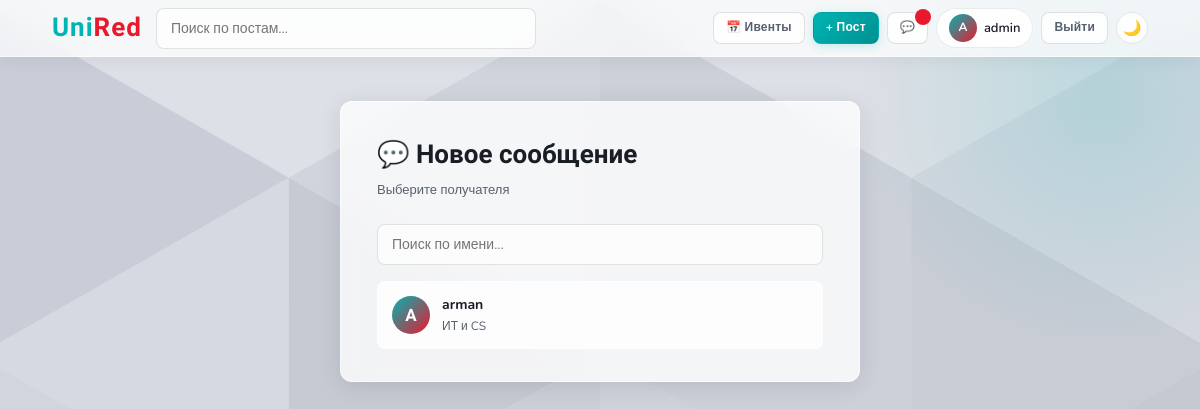
/messages/new (signed in), run on an earlier commit of the app's database.
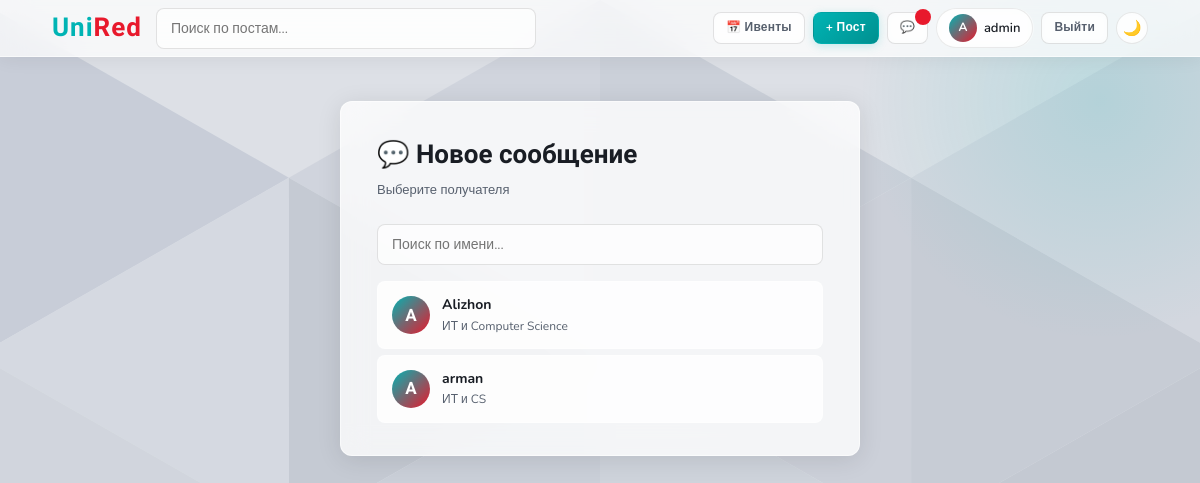
And on a later commit of the database.
### tables this page shows
CREATE TABLE users (
            id INTEGER PRIMARY KEY AUTOINCREMENT,
            username TEXT UNIQUE NOT NULL,
            email TEXT UNIQUE NOT NULL,
            password TEXT NOT NULL,
            faculty TEXT DEFAULT '',
            role TEXT DEFAULT 'student',
            created_at TEXT DEFAULT (datetime('now'))
        , bio TEXT DEFAULT '');

### app.py (the view)
@app.route('/messages/new')
def new_message():
    user = current_user()
    if not user: return redirect(url_for('login'))
    conn = get_db()
    users = conn.execute('SELECT id, username, faculty FROM users WHERE id!=? ORDER BY username', (user['id'],)).fetchall()
    conn.close()
    return render_template('new_message.html', user=user, users=users)

### app.py (called while the page is built)
def get_db():
    conn = sqlite3.connect(DB)
    conn.row_factory = sqlite3.Row
    return conn

def current_user():
    if 'user_id' in session:
        conn = get_db()
        user = conn.execute('SELECT * FROM users WHERE id=?', (session['user_id'],)).fetchone()
        conn.close()
        return user
    return None

### templates/new_message.html (shortened to what this page needs)
{% extends "base.html" %}
{% block content %}
<div class="form-page" style="max-width:560px">
  <div class="form-card">
    <div class="form-title">💬 Новое сообщение</div>
    <div class="form-sub">Выберите получателя</div>
    <input type="text" id="search-user" placeholder="Поиск по имени..." oninput="filterUsers(this.value)" style="margin-bottom:16px">
    <div id="user-list" style="display:flex;flex-direction:column;gap:6px;max-height:400px;overflow-y:auto">
      {% for u in users %}
      <a href="/messages/{{ u.id }}" class="user-row" data-name="{{ u.username.lower() }}">
        <div style="width:38px;height:38px;border-radius:50%;background:linear-gradient(135deg,var(--teal),var(--accent));color:#fff;font-family:'Rajdhani',sans-serif;font-size:17px;font-weight:700;display:flex;align-items:center;justify-content:center;flex-shrink:0">{{ u.username[0].upper() }}</div>
        <div>
          <div style="font-weight:700;font-size:14px;color:var(--text)">{{ u.username }}</div>
          {% if u.faculty %}<div style="font-size:12px;color:var(--muted)">{{ u.faculty }}</div>{% endif %}
        </div>
      </a>
      {% else %}
      <p style="color:var(--muted);text-align:center;padding:20px">Нет других пользователей</p>
      {% endfor %}
    </div>
  </div>
</div>
{% endblock %}

What changed in the data, as far as the page shows it:
added users: username "A", username "Alizhon", faculty "ИТ и Computer Science"
